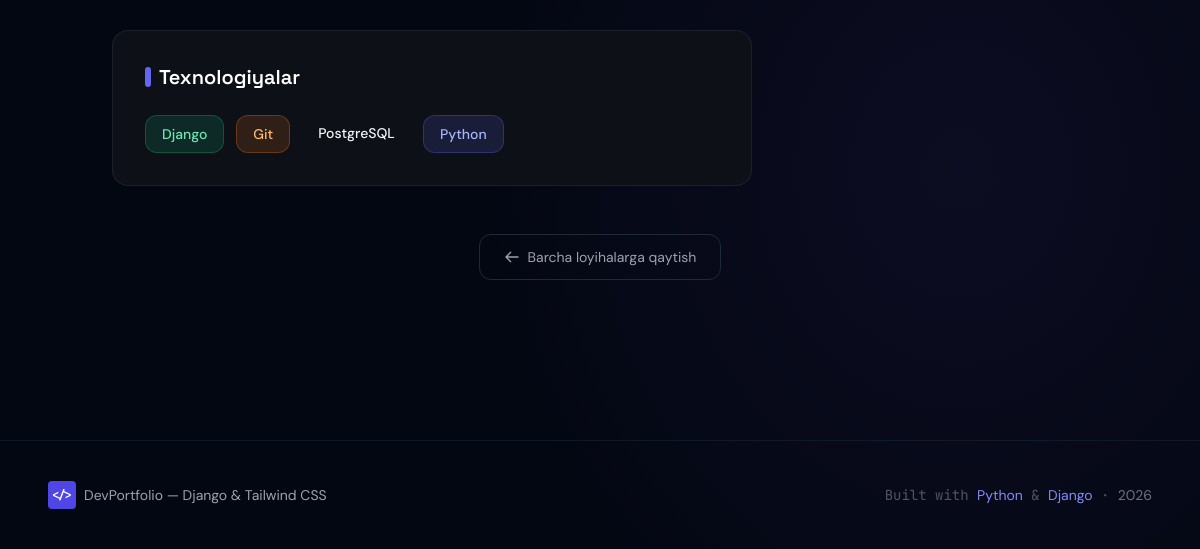
/projects/yangibaholash_bot/ (lower part), run on an earlier commit of the app's database.
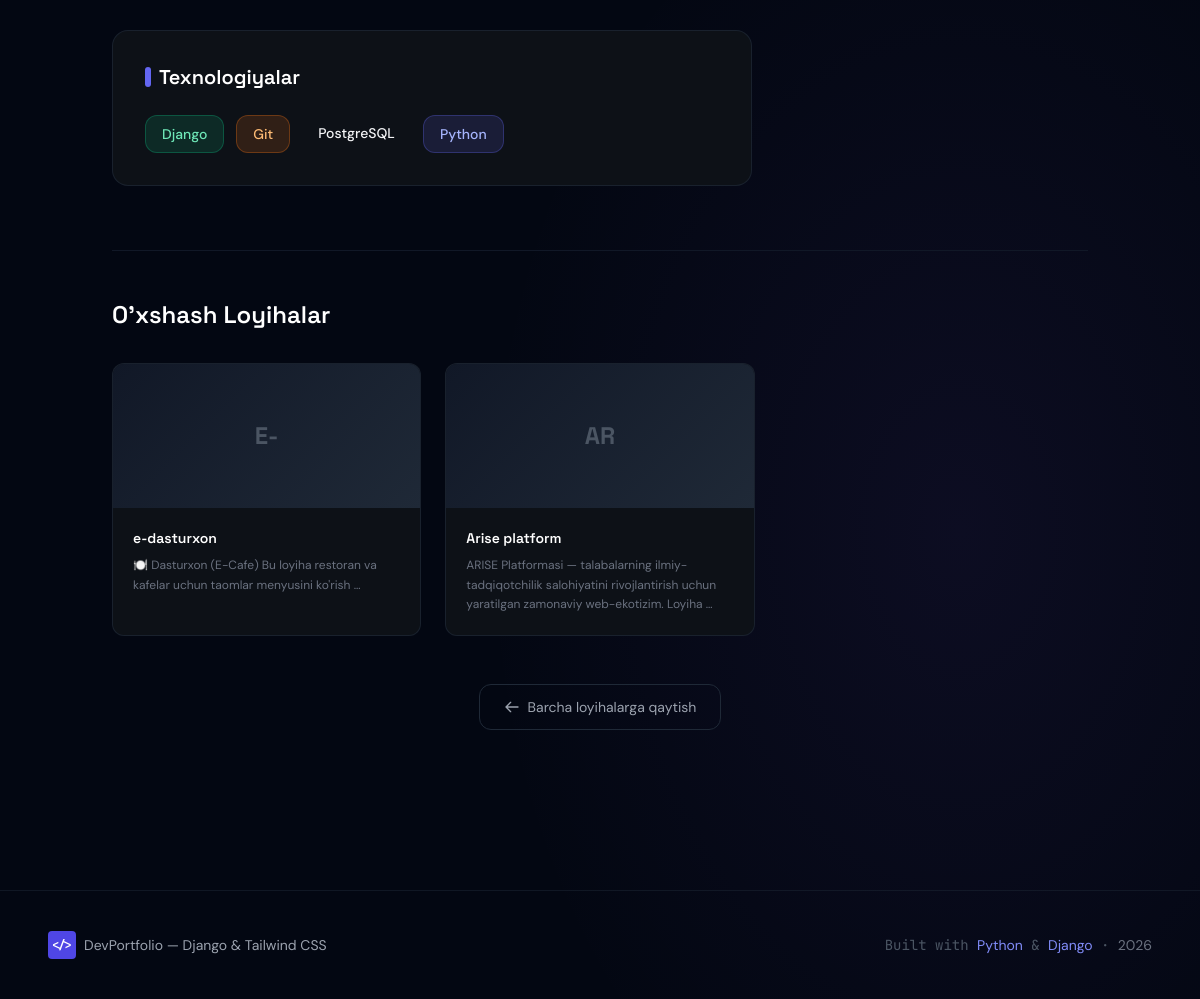
And on a later commit of the database.
### projects/models.py (models this page shows, shortened)
class Tag(models.Model):
    name = models.CharField(max_length=50, unique=True, verbose_name="Texnologiya nomi")
    color = models.CharField(
        max_length=20,
        default='indigo',
        verbose_name="Rang",
        help_text="Tailwind rang nomi: indigo, emerald, rose, amber, sky, etc."
    )
    class Meta:
        verbose_name = "Texnologiya"
        verbose_name_plural = "Texnologiyalar"
        ordering = ['name']

class Project(models.Model):
    STATUS_CHOICES = [
        ('completed', 'Tugallangan'),
        ('in_progress', 'Jarayonda'),
        ('archived', 'Arxivlangan'),
    ]
    name = models.CharField(max_length=200, verbose_name="Loyiha nomi")
    slug = models.SlugField(max_length=200, unique=True, verbose_name="URL slug")
    description = models.TextField(verbose_name="Qisqa tavsif")
    detailed_description = models.TextField(
        blank=True,
        verbose_name="Batafsil tavsif",
        help_text="Loyiha haqida to'liq ma'lumot"
    )
    technologies = models.ManyToManyField(
        Tag,
        blank=True,
        verbose_name="Texnologiyalar",
        related_name='projects'
    )
    image = models.ImageField(
        upload_to='projects/',
        blank=True,
        null=True,
        verbose_name="Loyiha rasmi"
    )
    github_link = models.URLField(blank=True, verbose_name="GitHub linki")
    demo_link = models.URLField(blank=True, verbose_name="Demo linki")
    status = models.CharField(
        max_length=20,
        choices=STATUS_CHOICES,
        default='completed',
        verbose_name="Holati"
    )
    is_featured = models.BooleanField(default=False, verbose_name="Featured (Asosiy)")
    created_at = models.DateTimeField(auto_now_add=True, verbose_name="Yaratilgan")
    updated_at = models.DateTimeField(auto_now=True, verbose_name="Yangilangan")
    order = models.PositiveIntegerField(default=0, verbose_name="Tartib raqami")
    class Meta:
        verbose_name = "Loyiha"
        verbose_name_plural = "Loyihalar"
        ordering = ['order', '-created_at']
    def get_absolute_url(self):
        from django.urls import reverse
        return reverse('project_detail', kwargs={'slug': self.slug})

### projects/views.py (the view)
# urls.py: path('projects/<slug:slug>/', views.project_detail, name='project_detail'),
def project_detail(request, slug):
    project = get_object_or_404(
        Project.objects.prefetch_related('technologies'),
        slug=slug
    )
    project_tags = project.technologies.all()
    related_projects = Project.objects.filter(
        technologies__in=project_tags
    ).exclude(pk=project.pk).distinct()[:3]
    context = {
        'project': project,
        'related_projects': related_projects,
    }
    return render(request, 'projects/project_detail.html', context)

### templates/projects/project_detail.html (shortened to what this page needs)
{% extends 'base.html' %}
{% load static %}
{% block content %}
<div class="pt-24 pb-20">
    <div class="max-w-5xl mx-auto px-6">
        <div class="grid lg:grid-cols-3 gap-8">
            <div class="lg:col-span-2 space-y-8">
                {% if project.technologies.all %}
                <div class="rounded-2xl border border-gray-800/70 p-8" style="background: #0d1117;">
                    <h2 class="font-display font-semibold text-xl text-white mb-6 flex items-center gap-2">
                        <span class="w-1.5 h-5 rounded-full bg-indigo-500"></span>
                        Texnologiyalar
                    </h2>
                    <div class="flex flex-wrap gap-3">
                        {% for tech in project.technologies.all %}
                        <span class="px-4 py-2 rounded-xl text-sm font-medium tag-{{ tech.color|default:'indigo' }}">
                            {{ tech.name }}
                        </span>
                        {% endfor %}
                    </div>
                </div>
                {% endif %}
            </div>
            <div class="space-y-5">
            </div>
        </div>
        {% if related_projects %}
        <div class="mt-16 pt-12 border-t border-gray-900">
            <h2 class="font-display font-semibold text-2xl text-white mb-8">O'xshash Loyihalar</h2>
            <div class="grid md:grid-cols-3 gap-6">
                {% for rp in related_projects %}
                <a href="{{ rp.get_absolute_url }}"
                   class="group card-hover rounded-xl border border-gray-800/70 overflow-hidden"
                   style="background: #0d1117;">
                    <div class="h-36 overflow-hidden bg-gray-800">
                        {% if rp.image %}
                        <img src="{{ rp.image.url }}" alt="{{ rp.name }}"
                             class="w-full h-full object-cover group-hover:scale-105 transition-transform duration-500">
                        {% else %}
                        <div class="w-full h-full flex items-center justify-center"
                             style="background: linear-gradient(135deg, #111827, #1f2937);">
                            <span class="text-gray-600 font-display font-bold text-2xl">{{ rp.name|slice:":2"|upper }}</span>
                        </div>
                        {% endif %}
                    </div>
                    <div class="p-5">
                        <h3 class="font-display font-semibold text-white text-sm mb-2 group-hover:text-indigo-300 transition-colors">
                            {{ rp.name }}
                        </h3>
                        <p class="text-gray-500 text-xs leading-relaxed">
                            {{ rp.description|truncatewords:12 }}
                        </p>
                    </div>
                </a>
                {% endfor %}
            </div>
        </div>
        {% endif %}
        <div class="mt-12 flex justify-center">
            <a href="/#projects"
               class="flex items-center gap-2 px-6 py-3 rounded-xl border border-gray-800
                      text-gray-400 hover:text-white hover:border-gray-600 text-sm transition-all">
                <svg class="w-4 h-4" fill="none" viewBox="0 0 24 24" stroke="currentColor">
                    <path stroke-linecap="round" stroke-linejoin="round" stroke-width="2" d="M10 19l-7-7m0 0l7-7m-7 7h18"/>
                </svg>
                Barcha loyihalarga qaytish
            </a>
        </div>
    </div>
</div>
{% endblock %}

What changed in the data, as far as the page shows it:
added Project: name "E-", name "e-dasturxon", description "🍽️ Dasturxon (E-Cafe) Bu loyiha restoran va kafelar uchun taomlar menyusini ko'rish …"
now on this page (row edited): Project: name "AR", name "Arise platform", description "ARISE Platformasi — talabalarning ilmiy-tadqiqotchilik salohiyatini rivojlantirish uchun yaratilgan zamonaviy web-ekotizim. Loyiha …"
Also different on the page:
text now shown: "O'xshash Loyihalar"
